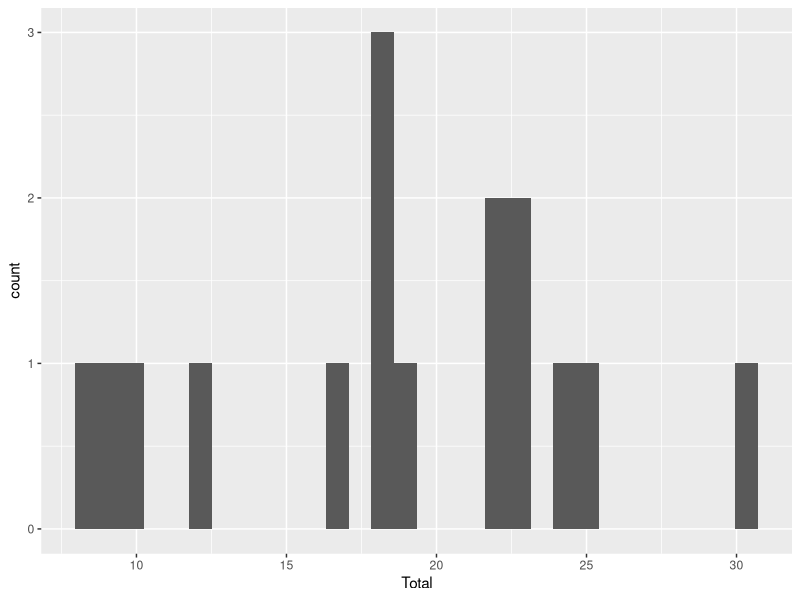
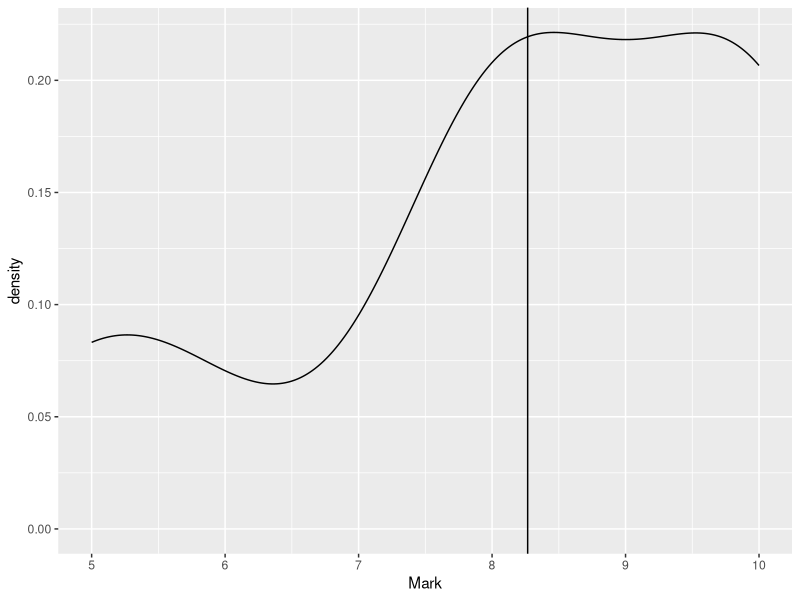

These figures' R source, in order:
library(ggplot2)
results <- read.csv("Data/example-exam.csv")
gplot<- ggplot(results[results$Total > 0,])
gplot + geom_histogram(aes(Total), bins = 30)
gplot + geom_density(aes(Mark)) + geom_vline(xintercept =  mean(results$Mark, na.rm = T))

